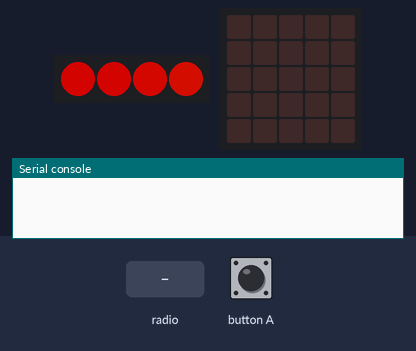
The program below on a simulated BBC micro:bit (MakeCode). On the bench: 4 RGB LEDs in strip order, left to right, the board's 5×5 LED display, the last lines printed to the serial console. The test bench sets the inputs (shaded band). Dim RGB values are drawn brighter than linear; no radio messages arrive unless stated (any console line starting 'radio sent:' is added by the test bench).

Above: at 1.2 s.
1.3 s: button A pressed for 0.15 s
At 1.7 s:
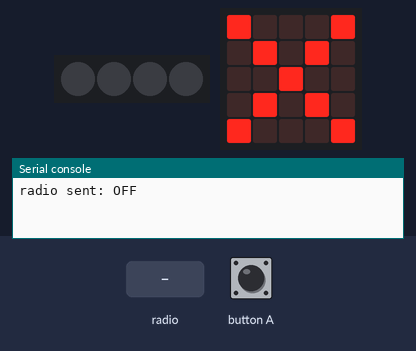
4.4 s: radio message "ON" arrives
At 4.8 s:
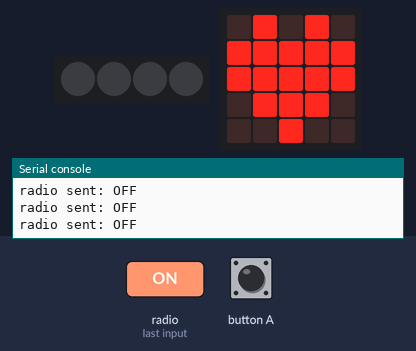
6.5 s: radio message "OFF" arrives
At 8.0 s:
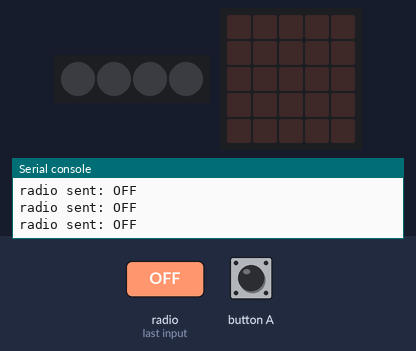
8.6 s: button A pressed for 0.15 s
At 9.2 s:
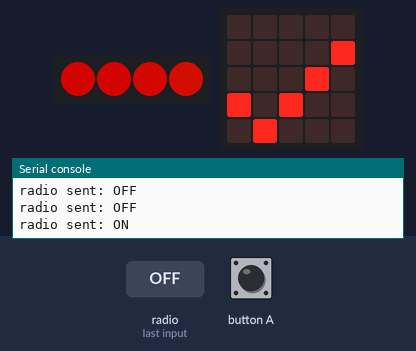
11.7 s: radio message "ON" arrives
At 12.0 s:
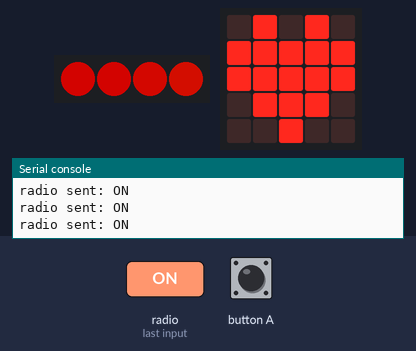
Timing chart, 0 to 14.7 s (numbered marks = the images above; inputs shaded):
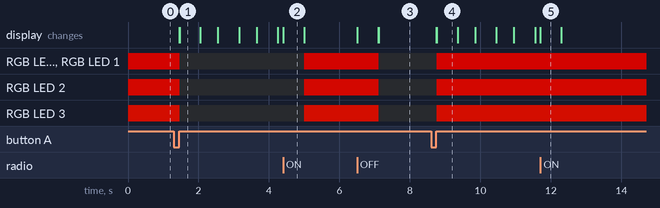

Measured:
- after the input at 1.3 s, RGB LED 0, RGB LED 1: RGB(127, 2, 0) → off after 0.17 s; RGB LED 2: RGB(127, 4, 0) → off after 0.17 s; RGB LED 3: RGB(127, 8, 0) → off after 0.17 s; the display: first changes after 0.15 s (image 1 shows a later state)
- after the input at 4.4 s, RGB LED 0, RGB LED 1: off → RGB(127, 2, 0) after 0.60 s; RGB LED 2: off → RGB(127, 4, 0) after 0.60 s; RGB LED 3: off → RGB(127, 8, 0) after 0.60 s; the display: changes at once (image 2)
- after the input at 6.5 s, RGB LED 0, RGB LED 1: RGB(127, 2, 0) → off after 0.62 s; RGB LED 2: RGB(127, 4, 0) → off after 0.62 s; RGB LED 3: RGB(127, 8, 0) → off after 0.62 s; the display: first changes at once (image 3 shows a later state)
- after the input at 8.6 s, RGB LED 0, RGB LED 1: off → RGB(127, 2, 0) after 0.16 s; RGB LED 2: off → RGB(127, 4, 0) after 0.16 s; RGB LED 3: off → RGB(127, 8, 0) after 0.16 s; the display: first changes after 0.15 s (image 4 shows a later state)
- after the input at 11.7 s, the display: changes at once (image 5)
- what the display in image 1 shows lasts 0.6 s, from 1.5 s to 2.1 s

The program:

main.ts
```typescript
function Surveiller_niveau_sonore () {
    if (input.soundLevel() > 10) {
        radio.sendString("ON")
        basic.showIcon(IconNames.Surprised)
        basic.clearScreen()
    }
}
function EnvoyerONOFF (onoff: boolean) {
    if (onoff) {
        radio.sendString("ON")
        basic.showIcon(IconNames.Yes)
    } else {
        radio.sendString("OFF")
        basic.showIcon(IconNames.No)
    }
    basic.clearScreen()
}
input.onButtonPressed(Button.A, function () {
    ONOFFGENERAL = !(ONOFFGENERAL)
    for (let index = 0; index < 3; index++) {
        EnvoyerONOFF(ONOFFGENERAL)
        basic.pause(500)
    }
})
radio.onReceivedString(function (receivedString) {
    if (receivedString == "ON") {
        basic.showIcon(IconNames.Heart)
        ONOFFGENERAL = true
        basic.clearScreen()
    } else if (receivedString == "OFF") {
        basic.showIcon(IconNames.Skull)
        ONOFFGENERAL = false
        basic.clearScreen()
    }
})
let ONOFFGENERAL = false
radio.setGroup(1)
ONOFFGENERAL = true
let strip = neopixel.create(DigitalPin.P15, 4, NeoPixelMode.RGB)
basic.forever(function () {
    if (ONOFFGENERAL) {
        strip.showRainbow(1, 4)
    } else {
        strip.showColor(neopixel.colors(NeoPixelColors.Black))
    }
})
```

test.ts
```typescript
// les tests vont ici ; cela ne sera pas compilé si ce paquet est utilisé en tant qu'extension.
```
